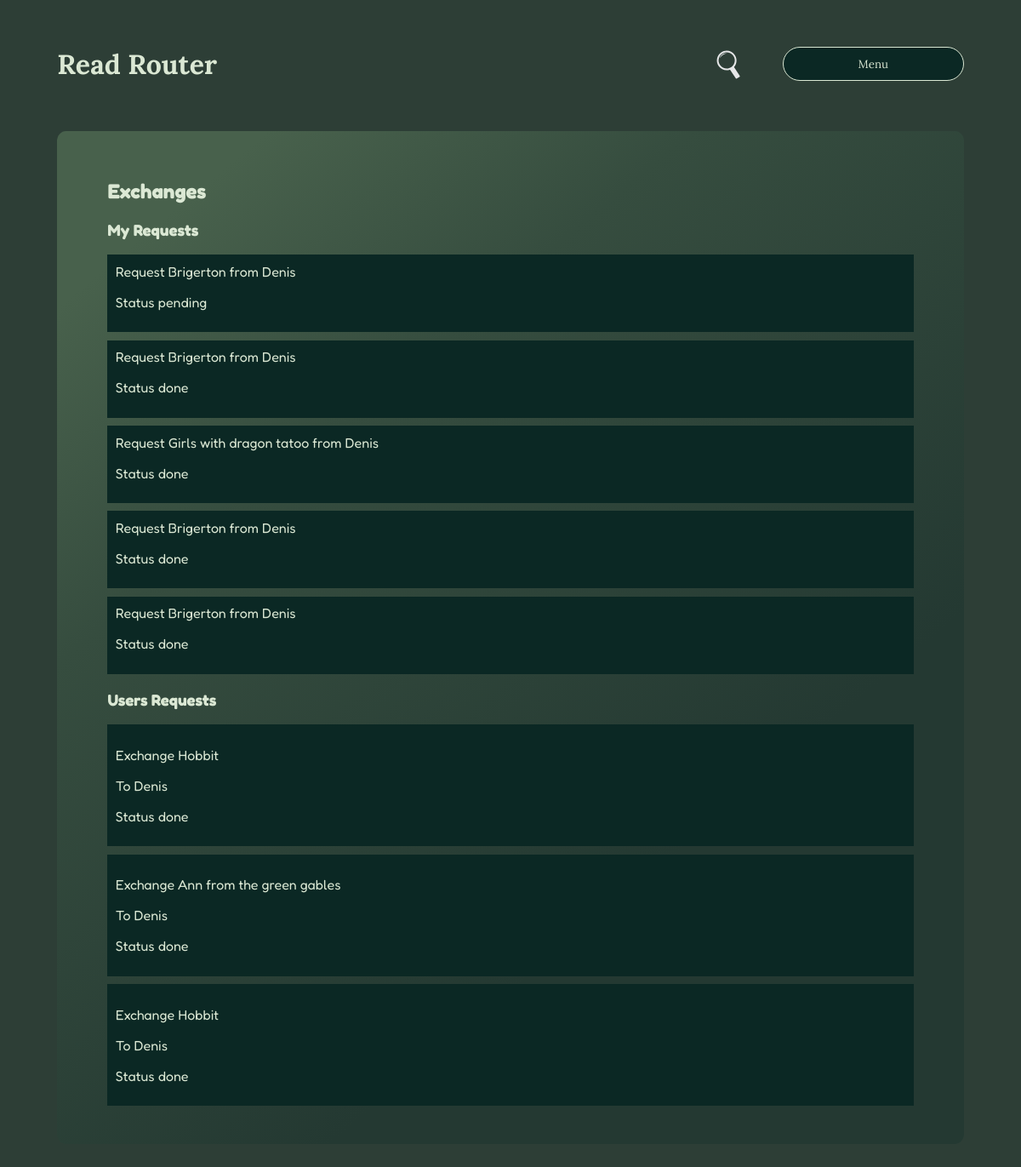
/user/1/exchange_history (signed in), run on the app's committed database.
### myapp/core/models/exchange.py (models this page shows, shortened)
class Exchange(db.Model):
    __tablename__ = 'exchange'
    id = db.Column(db.Integer, primary_key=True)
    user_id = db.Column(db.Integer, db.ForeignKey('user.id'))
    book_id = db.Column(db.Integer, db.ForeignKey('book.id'))
    requester_id = db.Column(db.Integer, db.ForeignKey('user.id'))
    status = db.Column(db.String(20), nullable=False, default='pending')
    created_date = db.Column(db.DateTime, default=datetime.utcnow)
    accepted_date = db.Column(db.DateTime)
    return_date = db.Column(db.DateTime)

### myapp/core/models/book.py (models this page shows, shortened)
class Book(db.Model):
    __tablename__ = 'book'
    id = db.Column(db.Integer, primary_key=True)
    title = db.Column(db.String(50), nullable=True)
    author = db.Column(db.String(20))
    year_of_publication = db.Column(db.String(5))
    about = db.Column(db.String)
    owner = db.Column(db.Integer)
    user_id = db.Column(db.Integer, db.ForeignKey('user.id'))
    genre_id = db.Column(db.Integer, db.ForeignKey('genre.id'), nullable=True, default=None)

### myapp/core/models/user.py (models this page shows, shortened)
class User(UserMixin, db.Model):
    __tablename__ = 'user'
    id = db.Column(db.Integer, primary_key=True)
    name = db.Column(db.String(50), nullable=True)
    email = db.Column(db.String(260), nullable=True, unique=True)
    psw = db.Column(db.String(50), nullable=True)
    place = db.Column(db.String(32), nullable=True)
    user_photo = db.Column(db.String(50), default='default.png')
    books = db.relationship('Book', backref='user', uselist=True)

### myapp/core/routes/user.py (the view)
@users.route(f'{base_url}/<int:user_id>/exchange_history')
@login_required
def user_exchange_history_view(user_id):
    template = f'{template_path}/exchange_history.html'
    data = user_exchange_history_func(user_id)
    return render_template(
        template, users=data[0], books=data[1], users_requests=data[2],
        my_requests=data[3], user_id=user_id
    )

### myapp/__init__.py (called while the page is built)
def create_app(config_file_path):
    app = Flask(__name__)
    app.config.from_pyfile(config_file_path)
    db.init_app(app)
    migrate.init_app(app, db, render_as_batch=True)
    login_manager = LoginManager(app, db)
    @login_manager.user_loader
    def load_user(user_id):
        return User.query.get(user_id)
    admin = Admin(app, name="Small Lib", template_mode='bootstrap4', endpoint='admin', index_view=DashBoardView())
    admin.add_view(ModelView(User, db.session, name='Users'))
    admin.add_view(MyModelView(Book, db.session, name='Books'))
    admin.add_view(MyModelView(Genre, db.session, name='Genre'))
    admin.add_view(MyModelView(Exchange, db.session, name='Exchange'))
    app.register_blueprint(main)
    app.register_blueprint(users)
    app.register_blueprint(auth)
    app.register_blueprint(books)
    return app

### myapp/core/functions/user.py (called while the page is built)
def query_to_db_all():
    return User.query.all(), Book.query.all()

def user_exchange_history_func(user_id):
    db_query = query_to_db_all()
    my_requests = Exchange.query.filter_by(requester_id=user_id).order_by(Exchange.created_date.desc())
    users_requests = Exchange.query.filter_by(user_id=user_id).order_by(Exchange.created_date.desc())
    return db_query[0], db_query[1], users_requests, my_requests

### myapp/templates/pages/user/exchange_history.html (shortened to what this page needs)
{% extends "base.html" %}
{% block content %}
<div>
    <h2>Exchanges</h2>
    <div>
        <h3>My Requests</h3>
        <div>
            {% for request in my_requests %}
                <div style="background-color: #0b2824; padding: 1%; margin-bottom: 1%;">
                    Request {{ books[request.book_id - 1].title }}
                    from {{ users[request.user_id - 1].name }}
                    <p>Status {{ request.status }}</p>
                </div>
            {% endfor %}
        </div>
    </div>
    <div>
        <h3>Users Requests</h3>
        {% for users_request in users_requests %}
            <div style="background-color: #0b2824; padding: 1%; margin-bottom: 1%;">
                <div>
                    <p>Exchange {{ books[users_request.book_id - 1].title }}</p>
                    <p>To {{ users[users_request.requester_id - 1].name }}</p>
                    <p>Status {{ users_request.status }}</p>
                </div>
            </div>
        {% endfor %}
    </div>
</div>
{% endblock %}

### myapp/static/css/style.css (style rules this page uses)
body { background-color: #2d3e36; }
.font-color { color: #dbe8d4; }

### data on the page
Exchange: status "pending"
Book: title "Brigerton"
User: name "Denis"
Exchange: status "done"
Exchange: status "done"
Book: title "Girls with dragon tatoo"
Exchange: status "done"
Exchange: status "done"
Exchange: status "done"
Book: title "Hobbit"
Exchange: status "done"
Book: title "Ann from the green gables"
Exchange: status "done"
